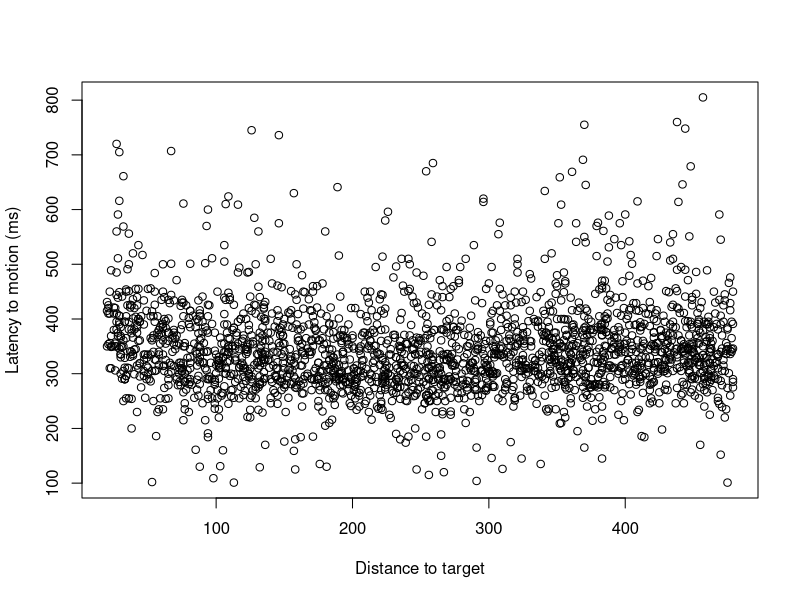
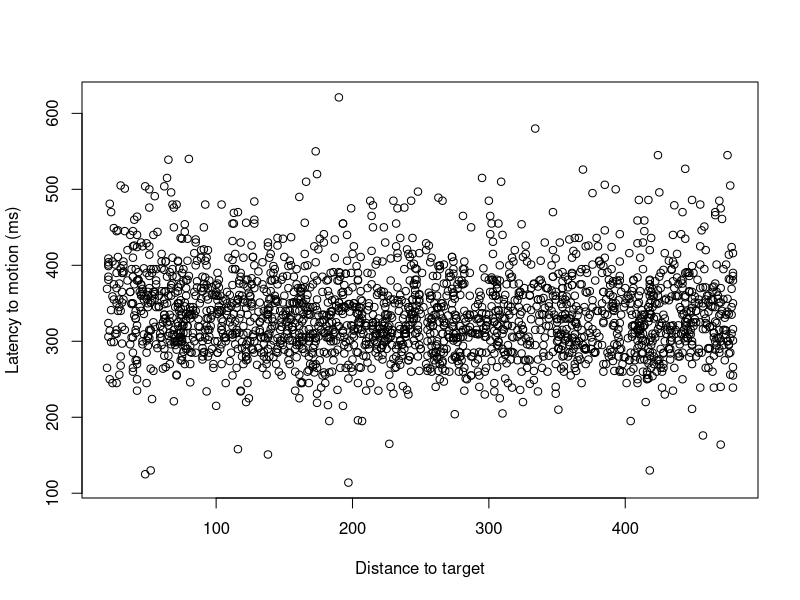
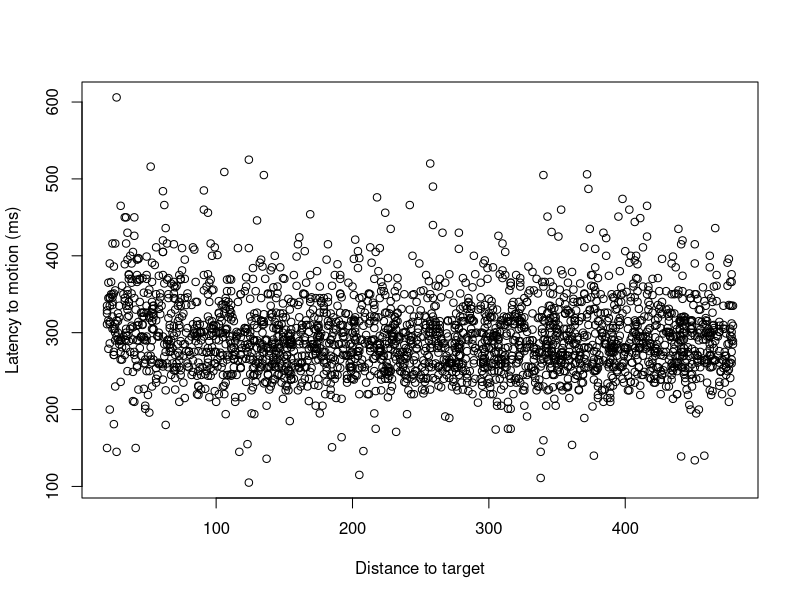
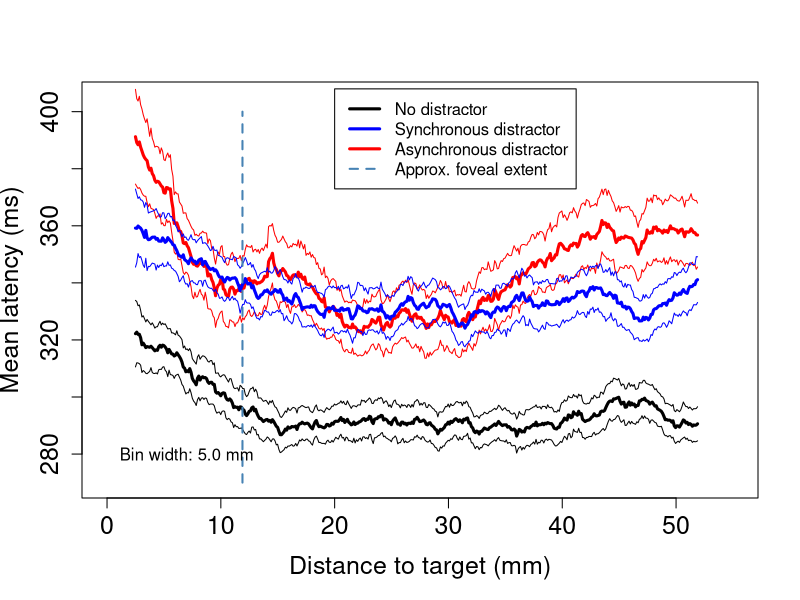
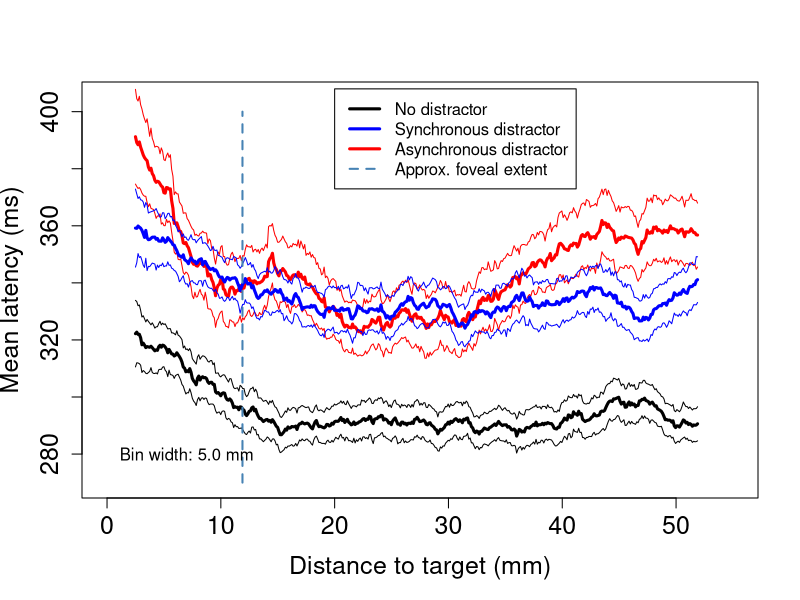
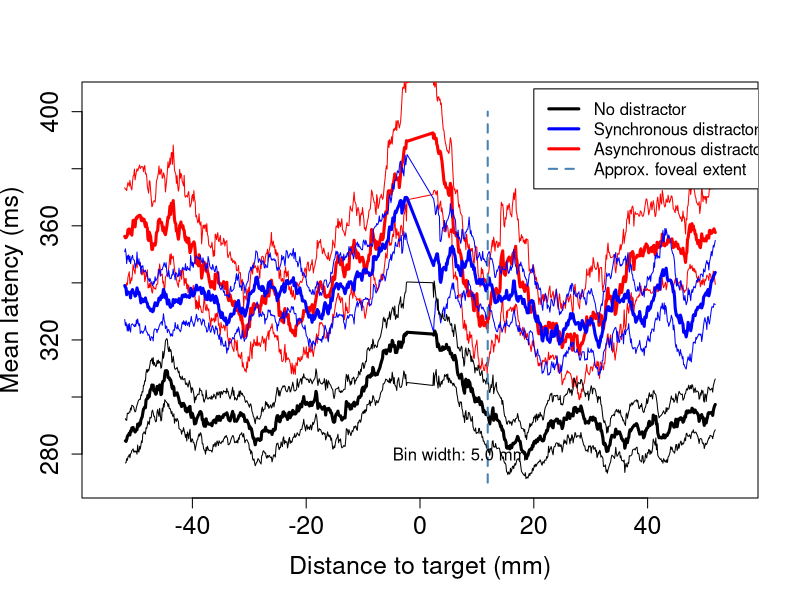

Source code (R) for these figures, in order:
#
# Analysis of distance-to-target statistics.
#
# 1) Does the distance to the target have an effect on the latency?
# This has been reported by Meegan & Tipper 99, Pratt and Abrams 94,
# Tipper et al 92 and 97.
#

maxlatency <- 1000

set.seed(197420168)

# a function which will bootstrap the standard error of the mean
bs.mean <- function(data, num) {
    resamples <- lapply(1:num, function(i) sample(data, replace=T))
    r.mean <- sapply(resamples, mean)
    std.err <- sqrt(var(r.mean))
    list(std.err=std.err, resamples=resamples, means=r.mean)
}
bs.median <- function(data, num) {
    resamples <- lapply(1:num, function(i) sample(data, replace=T))
    r.median <- sapply(resamples, median)
    std.err <- sqrt(var(r.median))
    list(std.err=std.err, resamples=resamples, medians=r.median)
}

# This takes a 2-D data set of latency vs time since last event. It
# collects "bins" of data by dividing time since last event into 30
# bins, then computes bootstrap mean & median values for each bin.
binned <- function (data, fname) {
    listPoints <- list()
    listBStrap <-  list()
    dfBStrap <- data.frame()
    nBreaks <- 30
    iter <- 1
    nResamples <- 200
    h <- hist(abs(data$direction), breaks=nBreaks, plot=F)
    bLast <- -1
    for (b in h$breaks) {
        print (b)
        if (b==0) {
            bLast = b
            next
        }

        print (sprintf('points that are >= %d and < %d',bLast,b))
        points <- data[which(abs(data$direction) >= bLast & abs(data$direction) < b),]
        listPoints[[iter]] <- points

        # Now bootstrap each member of listPoints, compute mean & std err of mean
        bsmed <- bs.median(points$latency, nResamples)
        bsmean <- bs.mean(points$latency, nResamples)

        if (nrow(points)) {
            dfBStrap <- rbind (dfBStrap, c((b-bLast/2), median(points$latency),
                                           bsmed$std.err, mean(points$latency),
                                           bsmean$std.err))
        }

        iter <- iter + 1
        bLast = b
    }
    names(dfBStrap) <- c("distance","median","med.stderr","mean","mean.stderr")

    #plot (dfBStrap$direction,dfBStrap$median,
    #        pch=19, cex=1, cex.lab=1.5, cex.axis=1.5, cex.main=1.5, cex.sub=1.5,
    #        col="black")
    #lines(dfBStrap$direction,dfBStrap$median, lty=1, lwd=2)
    #arrows(dfBStrap$direction,dfBStrap$median-dfBStrap$med.stderr,dfBStrap$direction,dfBStrap$median+dfBStrap$med.stderr, length=0.1, angle=90, code=3, lwd=3, col='black')

    return (dfBStrap)
}

movingbinwidth <- 44 # 44 corresponds to about 5 mm of screen; 1/7 foveal width

movingbin <- function (data, fname) {

    # First sort data wrt direction
    data$distance <- abs(data$direction)
    data <- data[order(data$distance),]

    listPoints <- list()
    listBStrap <-  list()
    dfBStrap <- data.frame()
    iter <- 1
    nResamples <- 200
    maxdist <- max(data$distance)
    bLast <- -1
    for (b in unique(data$distance)) {

        if (b < movingbinwidth/2) {
            next
        }

        if (maxdist - b < movingbinwidth/2) {
            next
        }

        print (b)

        points <- data[which(data$distance >= b-movingbinwidth/2 & data$distance < b+movingbinwidth/2),]

        listPoints[[iter]] <- points

        # Now bootstrap each member of listPoints, compute mean & std err of mean
        print (sprintf('number of latency points: %d, nResamples: %d', length(points$latency), nResamples))
        bsmed <- bs.median(points$latency, length(points$latency))
        bsmean <- bs.mean(points$latency, length(points$latency))

        if (nrow(points)) {
            # 8.80734 mm per pixel, so this will make distance in mm.
            dfBStrap <- rbind (dfBStrap, c(b/8.80734, median(points$latency),
                                           bsmed$std.err, mean(points$latency),
                                           bsmean$std.err))
        }

        iter <- iter + 1
        bLast = b
    }
    names(dfBStrap) <- c("distance","median","med.stderr","mean","mean.stderr")

    return (dfBStrap)
}

movingbindir <- function (data, fname) {

    # First sort data wrt direction
    data <- data[order(data$direction),]

    listPoints <- list()
    listBStrap <-  list()
    dfBStrap <- data.frame()
    iter <- 1
    nResamples <- 200
    maxdist <- max(data$direction)
    mindist <- min(data$direction)
    bLast <- -1
    for (b in unique(data$direction)) {

        if (b < mindist + movingbinwidth/2) {
            next
        }

        if (maxdist - b < movingbinwidth/2) {
            next
        }

        points <- data[which(data$direction >= b-movingbinwidth/2 & data$direction < b+movingbinwidth/2),]

        listPoints[[iter]] <- points

        # Now bootstrap each member of listPoints, compute mean & std err of mean
        print (sprintf('number of latency points: %d, nResamples: %d', length(points$latency), nResamples))
        bsmed <- bs.median(points$latency, length(points$latency))
        bsmean <- bs.mean(points$latency, length(points$latency))

        if (nrow(points)) {
            # 8.80734 mm per pixel, so this will make distance in mm.
            dfBStrap <- rbind (dfBStrap, c(b/8.80734, median(points$latency),
                                           bsmed$std.err, mean(points$latency),
                                           bsmean$std.err))
        }

        iter <- iter + 1
        bLast = b
    }
    names(dfBStrap) <- c("distance","median","med.stderr","mean","mean.stderr")

    return (dfBStrap)
}


#
# 1) Does event destination magnitude affect latency of target movements?
#

# This selects out target latencies and allows me to plot the
# latencies vs. distance to target (magnitude of direction)
d <- read.csv('AsyncTrials.csv')
alt <- d[which (d$type == 1 & d$latency > 0 & d$correctmove == 1 & d$omit == 0 ),c("latency","direction")]
png (filename='./r_images/async_latency_vs_dist.png')
plot (abs(alt$direction),alt$latency,xlab="Distance to target",ylab="Latency to motion (ms)")
dev.off()

d <- read.csv('SyncTrials.csv')
slt <- d[which (d$type == 1 & d$latency > 0 & d$correctmove == 1 & d$omit == 0 ),c("latency","direction")]
png (filename='./r_images/sync_latency_vs_dist.png')
plot (abs(slt$direction),slt$latency,xlab="Distance to target",ylab="Latency to motion (ms)")
dev.off()

d <- read.csv('NoDistTrials.csv')
nlt <- d[which (d$type == 1 & d$latency > 0 & d$correctmove == 1 & d$omit == 0 ),c("latency","direction")]
png (filename='./r_images/nodist_latency_vs_dist.png')
plot (abs(nlt$direction),nlt$latency,xlab="Distance to target",ylab="Latency to motion (ms)")
dev.off()

# Compute moving bootstraps
amb <- movingbin (alt, './r_images/async_targ_binned_latvsdist.png')
smb <- movingbin (slt, './r_images/sync_targ_binned_latvsdist.png')
nmb <- movingbin (nlt, './r_images/nodist_targ_binned_latvsdist.png')

# A common plotting function
plotfn <- function (nmb, smb, amb, xlimits) {
    plot (amb$distance,amb$mean, xlim=xlimits, ylim=c(270,405),
          pch=19, cex=0.2, cex.lab=1.5, cex.axis=1.5, cex.main=1.5, cex.sub=1.5,
          xlab="Distance to target (mm)",ylab="Mean latency (ms)", col="white")

    lines(amb$distance,amb$mean, lty=1, lwd=3, col="red")
    lines(amb$distance,amb$mean-1.96*amb$mean.stderr, lty=1, lwd=1, col="red")
    lines(amb$distance,amb$mean+1.96*amb$mean.stderr, lty=1, lwd=1, col="red")

    lines(smb$distance,smb$mean, lty=1, lwd=3, col="blue")
    lines(smb$distance,smb$mean-1.96*smb$mean.stderr, lty=1, lwd=1, col="blue")
    lines(smb$distance,smb$mean+1.96*smb$mean.stderr, lty=1, lwd=1, col="blue")

    lines(nmb$distance,nmb$mean, lty=1, lwd=3, col="black")
    lines(nmb$distance,nmb$mean-1.96*nmb$mean.stderr, lty=1, lwd=1, col="black")
    lines(nmb$distance,nmb$mean+1.96*nmb$mean.stderr, lty=1, lwd=1, col="black")

    lines(c(11.9,11.9),c(270,400),lty=2, lwd=2, col='steelblue')

    text (7,280, sprintf('Bin width: %.1f mm', movingbinwidth/8.807))

    legend (20, 408, bg="white",
            c("No distractor","Synchronous distractor","Asynchronous distractor","Approx. foveal extent"),
            lty=c(1,1,1,2),
            lwd=c(3,3,3,2),
            cex=1.0,
            col=c('black','blue','red','steelblue'))
}

# Do the png plot
png (filename='./r_images/movingbin_latvsdist.png')
plotfn(nmb,smb,amb,c(0,55))
dev.off()

# And the eps plot
setEPS()
postscript(file='../paper/figures/movingbin_latvsdist.eps',width=8,height=7)
plotfn(nmb,smb,amb,c(0,55))
dev.off()

ambdir <- movingbindir (alt, './r_images/async_targ_binned_latvsdir.png')
smbdir <- movingbindir (slt, './r_images/sync_targ_binned_latvsdir.png')
nmbdir <- movingbindir (nlt, './r_images/nodist_targ_binned_latvsdir.png')
png (filename='./r_images/movingbin_latvsdir.png')
plotfn(nmbdir,smbdir,ambdir,c(-55,55))
dev.off()
